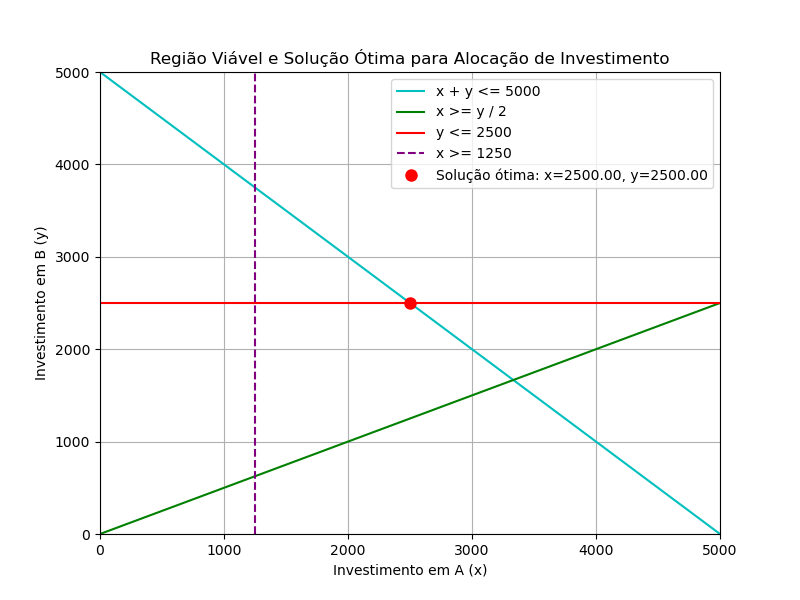

The Python source for this figure:
from mip import Model, CONTINUOUS, MAXIMIZE, xsum
import matplotlib.pyplot as plt
import numpy as np

# Parâmetros do problema
capital_total = 5000
taxa_retorno_a = 0.05
taxa_retorno_b = 0.08
min_percentual_a = 0.25
max_percentual_b = 0.5

# Modelo de otimização
model = Model(sense=MAXIMIZE)

# Variáveis de decisão
x = model.add_var(name="x", var_type=CONTINUOUS)  # investimento em A
y = model.add_var(name="y", var_type=CONTINUOUS)  # investimento em B

# Função objetivo: maximizar o retorno total
model.objective = xsum([taxa_retorno_a * x, taxa_retorno_b * y])

# Restrições
model += x + y == capital_total  # restrição do total investido
model += x >= min_percentual_a * capital_total  # mínimo de 25% no investimento A
model += y <= max_percentual_b * capital_total  # máximo de 50% no investimento B
model += x >= y / 2  # investimento em A no mínimo metade de B

# Resolver o problema
model.optimize()

# Valores ótimos para x, y e retorno total
x_val = x.x
y_val = y.x
retorno_total = model.objective_value

# Plotagem do gráfico com a região viável e a solução ótima
fig, ax = plt.subplots(figsize=(8, 6))

# Criar um grid para avaliar as restrições
x_vals = np.linspace(0, capital_total, 200)
y_total = capital_total - x_vals
y_min_a = np.maximum(0, (x_vals / 2))  # x >= y / 2 --> y <= 2 * x
y_max_b = np.full_like(x_vals, max_percentual_b * capital_total)

# Adicionar áreas das restrições
ax.plot(x_vals, y_total, 'c-', label="x + y <= 5000")
ax.plot(x_vals, y_min_a, 'g-', label="x >= y / 2")
ax.plot(x_vals, y_max_b, 'r-', label="y <= 2500")
ax.axvline(x=min_percentual_a * capital_total, color="purple", linestyle="--", label="x >= 1250")

# Plotar a solução ótima
ax.plot(x_val, y_val, 'ro', markersize=8, label=f'Solução ótima: x={x_val:.2f}, y={y_val:.2f}')

# Configurações do gráfico
ax.set_xlim(0, capital_total)
ax.set_ylim(0, capital_total)
ax.set_xlabel("Investimento em A (x)")
ax.set_ylabel("Investimento em B (y)")
ax.set_title("Região Viável e Solução Ótima para Alocação de Investimento")
ax.legend()
plt.grid(True)

# Exibir o gráfico
plt.show()

print(f"Solução ótima: Investimento em A = {x_val:.2f}, Investimento em B = {y_val:.2f}, Retorno Total = {retorno_total:.2f}")
